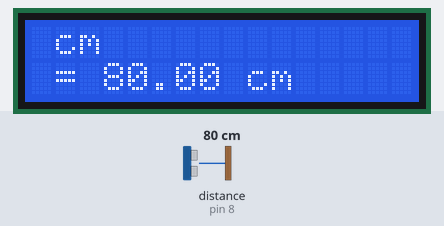
The sketch below on a simulated Arduino Uno, built with avr-gcc and run on an emulated ATmega328P. On the bench: 16×2 character LCD. Inputs (shaded band) come from the test bench; at power-on: distance to the obstacle (sensor on pin 8) 80 cm. What the sketch prints to the serial monitor is not drawn.

Above: at 1.2 s.
1.3 s: distance to the obstacle (sensor on pin 8) set to 2 cm
At 1.9 s:
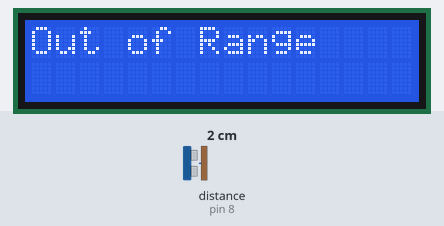
3.0 s: distance to the obstacle (sensor on pin 8) set to 4 cm
At 3.5 s:
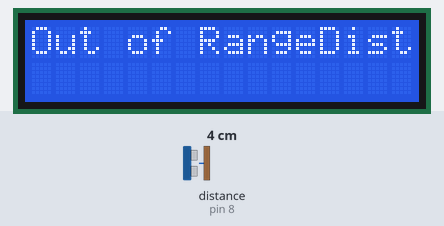
6.0 s: distance to the obstacle (sensor on pin 8) set to 120 cm
At 6.5 s:
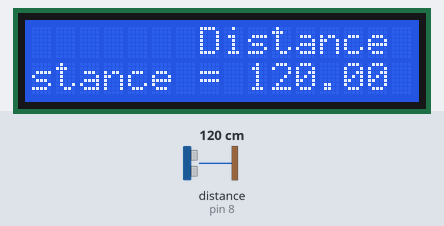
9.0 s: distance to the obstacle (sensor on pin 8) set to 9 cm
At 9.6 s:
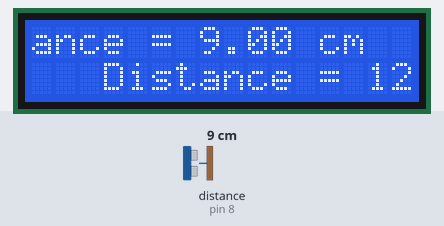
12.0 s: distance to the obstacle (sensor on pin 8) set to 250 cm
At 12.6 s:
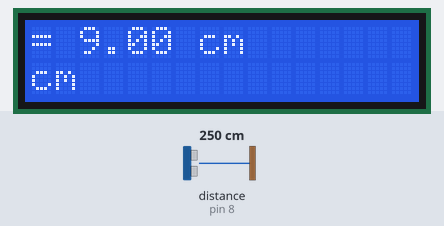
15.0 s: distance to the obstacle (sensor on pin 8) set to 4 cm
At 15.7 s:
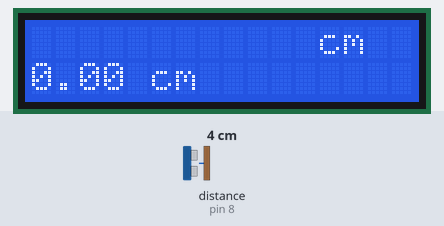
Timing chart, 0 to 18.0 s (numbered marks = the images above; inputs shaded):
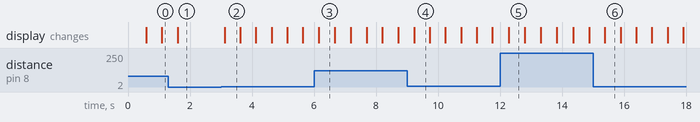

Measured:
- the behaviour switches between 2 and 3 cm on distance to the obstacle (sensor on pin 8) (found by bisection; images 1 and 2)
- after the input at 1.3 s, the display: changes after 0.30 s (image 1)
- after the input at 3.0 s, the display: changes after 0.11 s (image 2)
- after the input at 9.0 s, the display: changes after 0.23 s (image 4)
- after the input at 15.0 s, the display: changes after 0.38 s (image 6)
- what the display in image 2 shows lasts 0.5 s, from 3.1 s to 3.6 s

The sketch:

3Ultrasonic-on-LCD.ino
```cpp
/*This code uses an ultrasonic sensor to measure the distance between the sensor and an object in front of it.
The measured distance value is displayed on an LCD screen and also printed to the Serial Monitor. Additionally,
the code includes a feature to handle the case where the measured distance is out of range,
printing a message instead of the distance value.
*/
#include <HCSR04.h> // Include the ultrasonic sensor library
UltraSonicDistanceSensor distanceSensor(9, 8); // Initialize sensor that uses digital pins 9 and 8.

#include <LiquidCrystal.h> // Include the LCD library
const int rs = 12, en = 11, d4 = 5, d5 = 4, d6 = 3, d7 = 2;
LiquidCrystal lcd(rs, en, d4, d5, d6, d7); // Initialize the LCD

void setup() {
  Serial.begin(9600); // Initialize serial communication at 9600 baud rate
  lcd.begin(16, 2); // Initialize the LCD screen with 16 columns and 2 rows
}

void loop() {
  // Measure the distance and display it on both the Serial Monitor and LCD screen every 500 milliseconds.

  Serial.print("Distance = ");
  float distance = distanceSensor.measureDistanceCm(); // Get the distance from the ultrasonic sensor

  // Check if the measured distance is out of range
  if (distance >= 400 || distance <= 2) {
    // If the measured distance is out of range, print a message on both the Serial Monitor and LCD screen
    Serial.println("Out of Range");
    lcd.clear(); // Clear the LCD screen
    lcd.setCursor(0, 0); // Set the cursor to the first row and first column
    lcd.print("Out of Range"); // Display the message "Out of Range" on the LCD screen
  } else {
    // If the measured distance is within range, print it on both the Serial Monitor and LCD screen
    Serial.print(distance);
    Serial.println(" cm");
    lcd.print("Distance = ");
    lcd.print(distance);
    lcd.print(" cm");
    lcd.print("             "); // Clear any characters that may have been displayed after the new value
  }

  delay(500); // Wait for 500 milliseconds before taking another measurement
}
```
